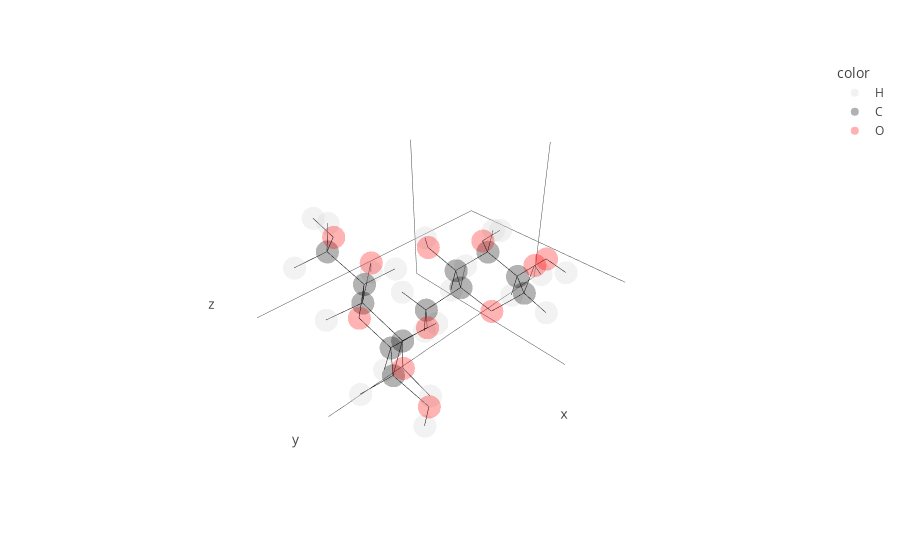

Notebook code cell kept with this figure:
### Markdown cell above
To reduce memory load, biobuild loads by default an empty library which can then be populated according to the user's needs using functions:

- `load_small_molecules()` 
- `load_sugars()`
- `load_lipids()`
- `load_amino_acids()`
- `load_nucleotides()`
- or `load_all_compounds()` (to perform all of the above)

All of the above also have an `unload_` equivalent to again remove the compounds from the currently loaded default compounds.

Of course, we can set a custom default library to load automatically using the `set_default_compounds` function (see below).

### Code cell
# we are interested in working with sugars so we load the sugars
bb.load_sugars()

# now we are able to refer to sugar compounds we want to use directly by their pdb ID or name
# for example, we can connect two glucose molecules using the 1->6 linkage
glc = bb.molecule("GLC")
glc2 = bb.connect(glc, glc, "16ab")
glc2.show()

### Figure 1 — Plotly figure (JSON) as saved in the notebook; plotly's stock layout.template omitted (floating-point values rounded to 4 significant figures)
{"data": [{"hovertemplate": "<b>%{hovertext}</b><br><br>color=H<br>x=%{x}<br>y=%{y}<br>z=%{z}<extra></extra>", "hovertext": ["H1", "H2", "H3", "H4", "H5", "H61", "H62", "HO1", "HO2", "HO3", "HO4", "H1", "H2", "H3", "H4", "H5", "H61", "H62", "HO2", "HO3", "HO4", "HO6"], "legendgroup": "H", "marker": {"color": "lightgray", "opacity": 0.3, "symbol": "circle"}, "mode": "markers", "name": "H", "scene": "scene", "showlegend": true, "type": "scatter3d", "x": [-0.822, -1.583, -1.223, 0.281, 1.187, 2.913, 2.627, 0.017, -3.197, -3, 0.102, 5.033, 6.784, 4.527, 6.948, 3.967, 5.328, 6.404, 5.438, 6.28, 6.196, 4.663], "y": [2.466, 0.264, -0.619, -1.429, 0.184, -1.315, -0.503, 2.566, 1.682, -1.684, -3.118, 0.1344, 1.331, 2.207, 0.414, -0.2405, -1.532, -2.043, 2.555, 3.802, 1.692, -3.629], "z": [-0.815, -1.626, 1.276, -1.257, 1.173, 0.129, -1.428, 1.42, -0.576, 0.08, 0.427, -1.227, -0.04535, 1.818, 2.323, 2.215, 3.888, 2.567, -1.598, 1.49, 4.199, 2.959]}, {"hovertemplate": "<b>%{hovertext}</b><br><br>color=C<br>x=%{x}<br>y=%{y}<br>z=%{z}<extra></extra>", "hovertext": ["C1", "C2", "C3", "C4", "C5", "C6", "C1", "C2", "C3", "C4", "C5", "C6"], "legendgroup": "C", "marker": {"color": "black", "opacity": 0.3, "symbol": "circle"}, "mode": "markers", "name": "C", "scene": "scene", "showlegend": true, "type": "scatter3d", "x": [-0.567, -1.578, -1.179, 0.249, 1.189, 2.607, 4.845, 5.735, 5.561, 5.9, 5.013, 5.388], "y": [1.572, 0.465, -0.806, -1.195, -0.024, -0.383, 0.3592, 1.57, 1.914, 0.6774, -0.4887, -1.743], "z": [-0.245, -0.554, 0.203, -0.192, 0.102, -0.345, -0.1835, 0.1162, 1.633, 2.471, 2.03, 2.821]}, {"hovertemplate": "<b>%{hovertext}</b><br><br>color=O<br>x=%{x}<br>y=%{y}<br>z=%{z}<extra></extra>", "hovertext": ["O1", "O2", "O3", "O4", "O5", "O6", "O2", "O3", "O4", "O5", "O6"], "legendgroup": "O", "marker": {"color": "red", "opacity": 0.3, "symbol": "circle"}, "mode": "markers", "name": "O", "scene": "scene", "showlegend": true, "type": "scatter3d", "x": [-0.6, -2.881, -2.075, 0.658, 0.744, 3.506, 5.354, 6.435, 5.668, 5.199, 4.484], "y": [1.871, 0.879, -1.866, -2.338, 1.133, 0.661, 2.7, 2.987, 0.9588, -0.7379, -2.801], "z": [1.151, -0.139, -0.137, 0.562, -0.608, 0.035, -0.6454, 1.988, 3.853, 0.6304, 2.494]}, {"hoverinfo": "skip", "line": {"color": "black", "width": 1}, "mode": "lines", "showlegend": false, "type": "scatter3d", "x": [-0.567, -1.578], "y": [1.572, 0.465], "z": [-0.245, -0.554]}, {"hoverinfo": "skip", "line": {"color": "black", "width": 1}, "mode": "lines", "showlegend": false, "type": "scatter3d", "x": [-0.567, -0.6], "y": [1.572, 1.871], "z": [-0.245, 1.151]}, {"hoverinfo": "skip", "line": {"color": "black", "width": 1}, "mode": "lines", "showlegend": false, "type": "scatter3d", "x": [-0.567, 0.744], "y": [1.572, 1.133], "z": [-0.245, -0.608]}, {"hoverinfo": "skip", "line": {"color": "black", "width": 1}, "mode": "lines", "showlegend": false, "type": "scatter3d", "x": [-0.567, -0.822], "y": [1.572, 2.466], "z": [-0.245, -0.815]}, {"hoverinfo": "skip", "line": {"color": "black", "width": 1}, "mode": "lines", "showlegend": false, "type": "scatter3d", "x": [-1.578, -1.179], "y": [0.465, -0.806], "z": [-0.554, 0.203]}, {"hoverinfo": "skip", "line": {"color": "black", "width": 1}, "mode": "lines", "showlegend": false, "type": "scatter3d", "x": [-1.578, -2.881], "y": [0.465, 0.879], "z": [-0.554, -0.139]}, {"hoverinfo": "skip", "line": {"color": "black", "width": 1}, "mode": "lines", "showlegend": false, "type": "scatter3d", "x": [-1.578, -1.583], "y": [0.465, 0.264], "z": [-0.554, -1.626]}, {"hoverinfo": "skip", "line": {"color": "black", "width": 1}, "mode": "lines", "showlegend": false, "type": "scatter3d", "x": [-1.179, 0.249], "y": [-0.806, -1.195], "z": [0.203, -0.192]}, {"hoverinfo": "skip", "line": {"color": "black", "width": 1}, "mode": "lines", "showlegend": false, "type": "scatter3d", "x": [-1.179, -2.075], "y": [-0.806, -1.866], "z": [0.203, -0.137]}, {"hoverinfo": "skip", "line": {"color": "black", "width": 1}, "mode": "lines", "showlegend": false, "type": "scatter3d", "x": [-1.179, -1.223], "y": [-0.806, -0.619], "z": [0.203, 1.276]}, {"hoverinfo": "skip", "line": {"color": "black", "width": 1}, "mode": "lines", "showlegend": false, "type": "scatter3d", "x": [0.249, 1.189], "y": [-1.195, -0.024], "z": [-0.192, 0.102]}, {"hoverinfo": "skip", "line": {"color": "black", "width": 1}, "mode": "lines", "showlegend": false, "type": "scatter3d", "x": [0.249, 0.658], "y": [-1.195, -2.338], "z": [-0.192, 0.562]}, {"hoverinfo": "skip", "line": {"color": "black", "width": 1}, "mode": "lines", "showlegend": false, "type": "scatter3d", "x": [0.249, 0.281], "y": [-1.195, -1.429], "z": [-0.192, -1.257]}, {"hoverinfo": "skip", "line": {"color": "black", "width": 1}, "mode": "lines", "showlegend": false, "type": "scatter3d", "x": [1.189, 2.607], "y": [-0.024, -0.383], "z": [0.102, -0.345]}, {"hoverinfo": "skip", "line": {"color": "black", "width": 1}, "mode": "lines", "showlegend": false, "type": "scatter3d", "x": [1.189, 0.744], "y": [-0.024, 1.133], "z": [0.102, -0.608]}, {"hoverinfo": "skip", "line": {"color": "black", "width": 1}, "mode": "lines", "showlegend": false, "type": "scatter3d", "x": [1.189, 1.187], "y": [-0.024, 0.184], "z": [0.102, 1.173]}, {"hoverinfo": "skip", "line": {"color": "black", "width": 1}, "mode": "lines", "showlegend": false, "type": "scatter3d", "x": [2.607, 3.506], "y": [-0.383, 0.661], "z": [-0.345, 0.035]}, {"hoverinfo": "skip", "line": {"color": "black", "width": 1}, "mode": "lines", "showlegend": false, "type": "scatter3d", "x": [2.607, 2.913], "y": [-0.383, -1.315], "z": [-0.345, 0.129]}, {"hoverinfo": "skip", "line": {"color": "black", "width": 1}, "mode": "lines", "showlegend": false, "type": "scatter3d", "x": [2.607, 2.627], "y": [-0.383, -0.503], "z": [-0.345, -1.428]}, {"hoverinfo": "skip", "line": {"color": "black", "width": 1}, "mode": "lines", "showlegend": false, "type": "scatter3d", "x": [-0.6, 0.017], "y": [1.871, 2.566], "z": [1.151, 1.42]}, {"hoverinfo": "skip", "line": {"color": "black", "width": 1}, "mode": "lines", "showlegend": false, "type": "scatter3d", "x": [-2.881, -3.197], "y": [0.879, 1.682], "z": [-0.139, -0.576]}, {"hoverinfo": "skip", "line": {"color": "black", "width": 1}, "mode": "lines", "showlegend": false, "type": "scatter3d", "x": [-2.075, -3], "y": [-1.866, -1.684], "z": [-0.137, 0.08]}, {"hoverinfo": "skip", "line": {"color": "black", "width": 1}, "mode": "lines", "showlegend": false, "type": "scatter3d", "x": [0.658, 0.102], "y": [-2.338, -3.118], "z": [0.562, 0.427]}, {"hoverinfo": "skip", "line": {"color": "black", "width": 1}, "mode": "lines", "showlegend": false, "type": "scatter3d", "x": [4.845, 5.735], "y": [0.3592, 1.57], "z": [-0.1835, 0.1162]}, {"hoverinfo": "skip", "line": {"color": "black", "width": 1}, "mode": "lines", "showlegend": false, "type": "scatter3d", "x": [4.845, 5.199], "y": [0.3592, -0.7379], "z": [-0.1835, 0.6304]}, {"hoverinfo": "skip", "line": {"color": "black", "width": 1}, "mode": "lines", "showlegend": false, "type": "scatter3d", "x": [4.845, 5.033], "y": [0.3592, 0.1344], "z": [-0.1835, -1.227]}, {"hoverinfo": "skip", "line": {"color": "black", "width": 1}, "mode": "lines", "showlegend": false, "type": "scatter3d", "x": [5.735, 5.561], "y": [1.57, 1.914], "z": [0.1162, 1.633]}, {"hoverinfo": "skip", "line": {"color": "black", "width": 1}, "mode": "lines", "showlegend": false, "type": "scatter3d", "x": [5.735, 5.354], "y": [1.57, 2.7], "z": [0.1162, -0.6454]}, {"hoverinfo": "skip", "line": {"color": "black", "width": 1}, "mode": "lines", "showlegend": false, "type": "scatter3d", "x": [5.735, 6.784], "y": [1.57, 1.331], "z": [0.1162, -0.04535]}, {"hoverinfo": "skip", "line": {"color": "black", "width": 1}, "mode": "lines", "showlegend": false, "type": "scatter3d", "x": [5.561, 5.9], "y": [1.914, 0.6774], "z": [1.633, 2.471]}, {"hoverinfo": "skip", "line": {"color": "black", "width": 1}, "mode": "lines", "showlegend": false, "type": "scatter3d", "x": [5.561, 6.435], "y": [1.914, 2.987], "z": [1.633, 1.988]}, {"hoverinfo": "skip", "line": {"color": "black", "width": 1}, "mode": "lines", "showlegend": false, "type": "scatter3d", "x": [5.561, 4.527], "y": [1.914, 2.207], "z": [1.633, 1.818]}, {"hoverinfo": "skip", "line": {"color": "black", "width": 1}, "mode": "lines", "showlegend": false, "type": "scatter3d", "x": [5.9, 5.013], "y": [0.6774, -0.4887], "z": [2.471, 2.03]}, {"hoverinfo": "skip", "line": {"color": "black", "width": 1}, "mode": "lines", "showlegend": false, "type": "scatter3d", "x": [5.9, 5.668], "y": [0.6774, 0.9588], "z": [2.471, 3.853]}, {"hoverinfo": "skip", "line": {"color": "black", "width": 1}, "mode": "lines", "showlegend": false, "type": "scatter3d", "x": [5.9, 6.948], "y": [0.6774, 0.414], "z": [2.471, 2.323]}, {"hoverinfo": "skip", "line": {"color": "black", "width": 1}, "mode": "lines", "showlegend": false, "type": "scatter3d", "x": [5.013, 5.388], "y": [-0.4887, -1.743], "z": [2.03, 2.821]}, {"hoverinfo": "skip", "line": {"color": "black", "width": 1}, "mode": "lines", "showlegend": false, "type": "scatter3d", "x": [5.013, 5.199], "y": [-0.4887, -0.7379], "z": [2.03, 0.6304]}, {"hoverinfo": "skip", "line": {"color": "black", "width": 1}, "mode": "lines", "showlegend": false, "type": "scatter3d", "x": [5.013, 3.967], "y": [-0.4887, -0.2405], "z": [2.03, 2.215]}, {"hoverinfo": "skip", "line": {"color": "black", "width": 1}, "mode": "lines", "showlegend": false, "type": "scatter3d", "x": [5.388, 4.484], "y": [-1.743, -2.801], "z": [2.821, 2.494]}, {"hoverinfo": "skip", "line": {"color": "black", "width": 1}, "mode": "lines", "showlegend": false, "type": "scatter3d", "x": [5.388, 5.328], "y": [-1.743, -1.532], "z": [2.821, 3.888]}, {"hoverinfo": "skip", "line": {"color": "black", "width": 1}, "mode": "lines", "showlegend": false, "type": "scatter3d", "x": [5.388, 6.404], "y": [-1.743, -2.043], "z": [2.821, 2.567]}, {"hoverinfo": "skip", "line": {"color": "black", "width": 1}, "mode": "lines", "showlegend": false, "type": "scatter3d", "x": [5.354, 5.438], "y": [2.7, 2.555], "z": [-0.6454, -1.598]}, {"hoverinfo": "skip", "line": {"color": "black", "width": 1}, "mode": "lines", "showlegend": false, "type": "scatter3d", "x": [6.435, 6.28], "y": [2.987, 3.802], "z": [1.988, 1.49]}, {"hoverinfo": "skip", "line": {"color": "black", "width": 1}, "mode": "lines", "showlegend": false, "type": "scatter3d", "x": [5.668, 6.196], "y": [0.9588, 1.692], "z": [3.853, 4.199]}, {"hoverinfo": "skip", "line": {"color": "black", "width": 1}, "mode": "lines", "showlegend": false, "type": "scatter3d", "x": [4.484, 4.663], "y": [-2.801, -3.629], "z": [2.494, 2.959]}, {"hoverinfo": "skip", "line": {"color": "black", "width": 1}, "mode": "lines", "showlegend": false, "type": "scatter3d", "x": [3.506, 4.845], "y": [0.661, 0.3592], "z": [0.035, -0.1835]}], "layout": {"legend": {"title": {"text": "color"}, "tracegroupgap": 0}, "margin": {"t": 60}, "scene": {"domain": {"x": [0, 1], "y": [0, 1]}, "xaxis": {"showgrid": false, "showline": false, "showticklabels": false, "title": {"text": "x"}}, "yaxis": {"showgrid": false, "showline": false, "showticklabels": false, "title": {"text": "y"}}, "zaxis": {"showgrid": false, "showline": false, "showticklabels": false, "title": {"text": "z"}}}}}
